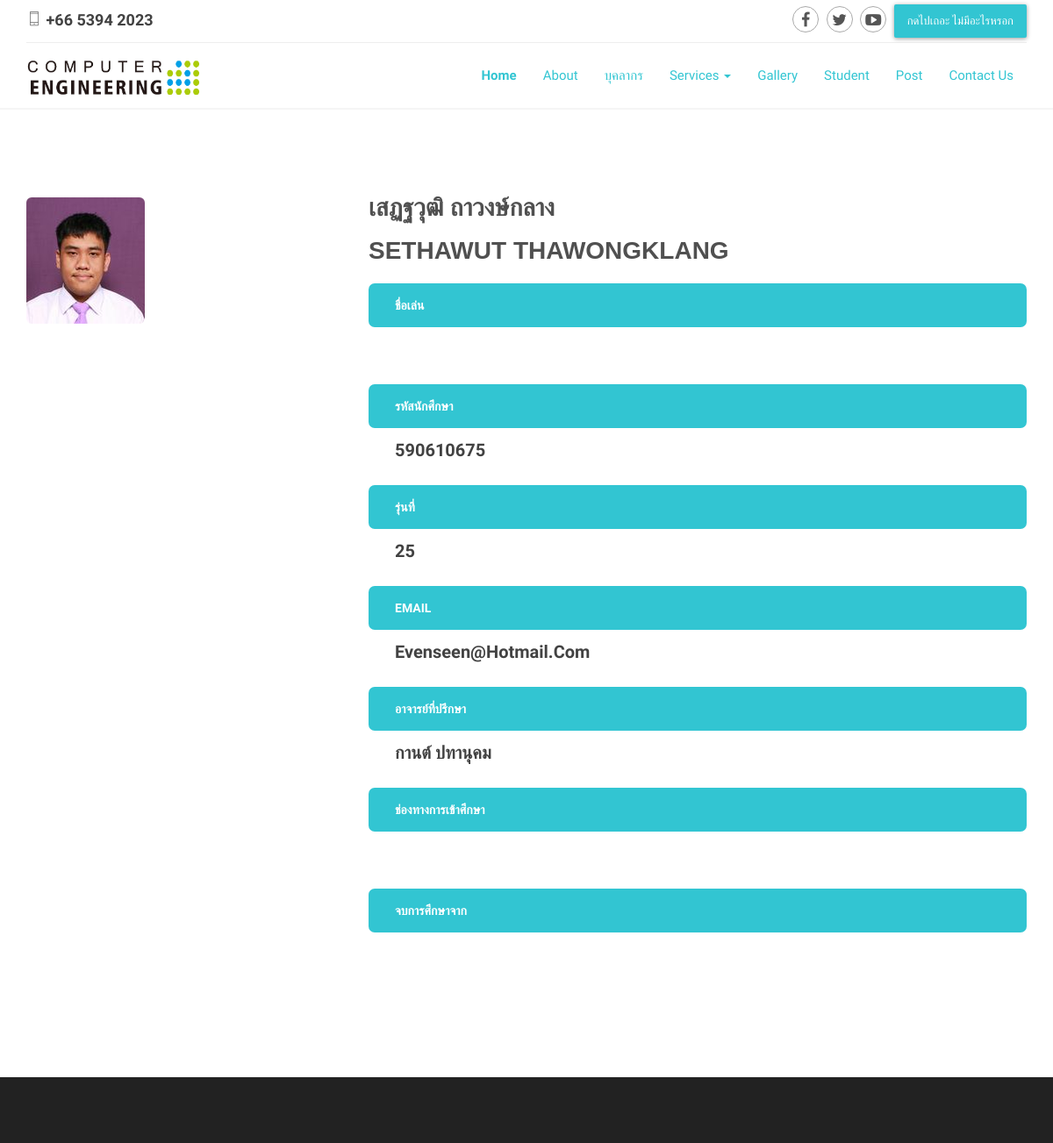
The page /studentProfile1.php?id=72 (upper part) on the database as committed earlier.
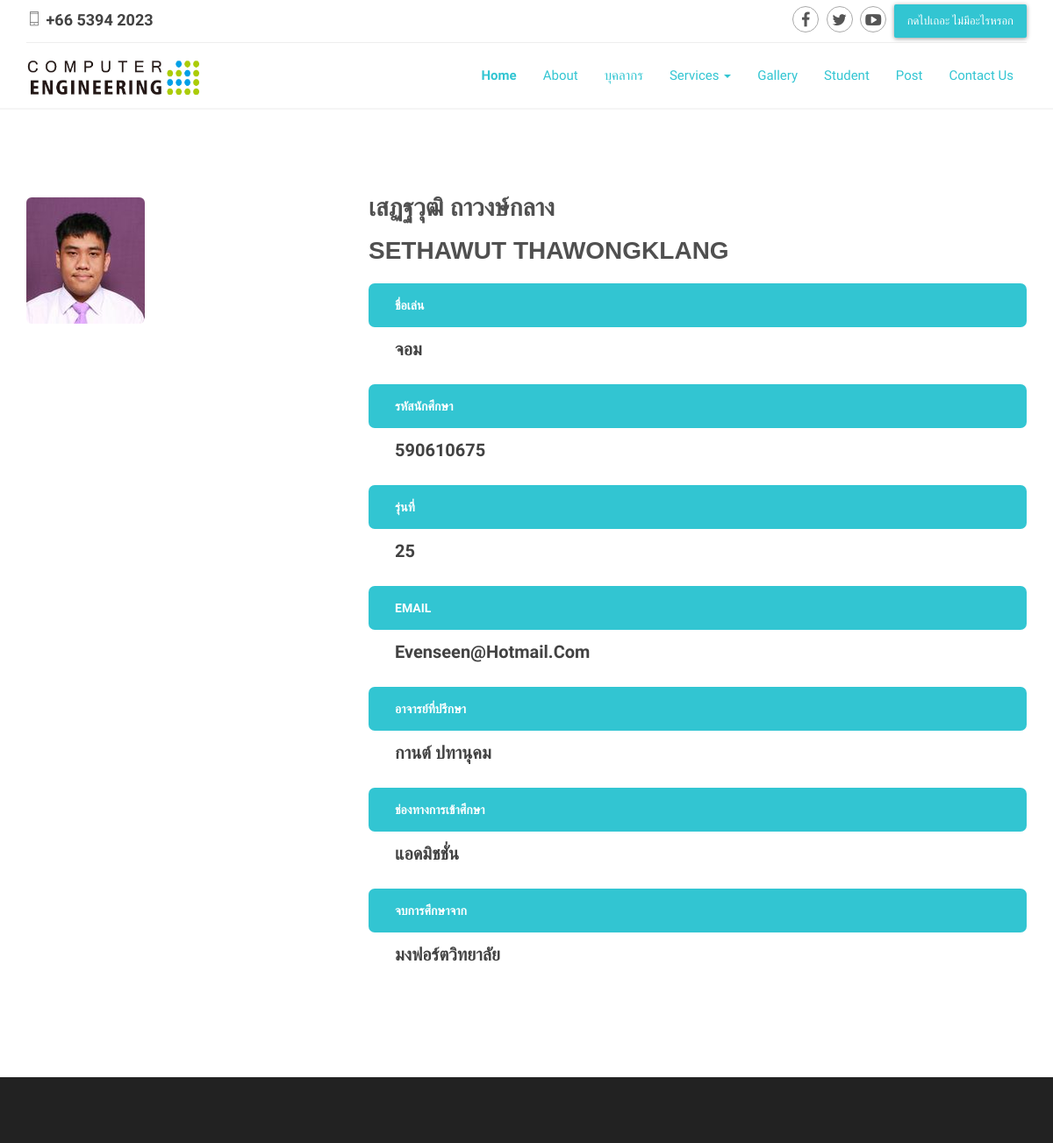
The same page on the database as committed later.
### tables this page shows
CREATE TABLE `student1` (
  `id` int(11) NOT NULL,
  `name_ENG` varchar(12) NOT NULL,
  `surname_ENG` varchar(19) NOT NULL,
  `name_TH` varchar(12) NOT NULL,
  `surname_TH` varchar(17) NOT NULL,
  `nick_name` varchar(8) NOT NULL,
  `student_ID` varchar(9) NOT NULL,
  `advisor` varchar(28) NOT NULL,
  `garduate` varchar(50) NOT NULL,
  `entrance` varchar(14) NOT NULL,
  `email` varchar(34) NOT NULL,
  `cpe_group` int(2) NOT NULL,
  `img` text NOT NULL
);

### studentProfile1.php (the view, shortened to what this page needs)
<?php require_once("header.php"); ?>
<?php
	$servername = "localhost";
	$username = "root";
	$password = "";
	$dbname = "database";
	$conn = new mysqli($servername, $username, $password,$dbname);
	mysqli_set_charset($conn, "utf8");
	$sql = "SELECT * FROM student1 where id='".$_GET["id"]."'";
	$result = $conn->query($sql);
	$row = $result->fetch_assoc()
?>
    <section class="mainContent full-width clearfix">
      <div class="container">
            <div class="row">
                  <div class="col-sm-4 col-xs-12">
                    <div class="StudentPhoto">
                      <img src="<?=$row["img"]?>" alt="img" class="img-rounded img-responsive">
                    </div>
                  </div>
                  <div class="col-sm-8 col-xs-12">
                    <div class="teachersInfo">
                          <h3><?=$row["name_TH"]?> <?=$row["surname_TH"]?></h3>
						  <h3><?=$row["name_ENG"]?> <?=$row["surname_ENG"]?></h3>
						  <div class="teachersProfession bg-color-8">ชื่อเล่น</div>
                          <div class="professionDetails"><?=$row["nick_name"]?></div>
                          <div class="teachersProfession bg-color-8">รหัสนักศึกษา</div>
                          <div class="professionDetails"><?=$row["student_ID"]?></div>
                          <div class="teachersProfession bg-color-8">รุ่นที่</div>
                          <div class="professionDetails"><?=$row["cpe_group"]?></div>
						  <div class="teachersProfession bg-color-8">email</div>
                          <div class="professionDetails"><?=$row["email"]?></div>
						  <div class="teachersProfession bg-color-8">อาจารย์ที่ปรึกษา</div>
                          <div class="professionDetails"><?=$row["advisor"]?></div>
						  <div class="teachersProfession bg-color-8">ช่องทางการเข้าศึกษา</div>
                          <div class="professionDetails"><?=$row["entrance"]?></div>
                          <div class="teachersProfession bg-color-8">จบการศึกษาจาก</div>
                          <div class="professionDetails"><?=$row["garduate"]?></div>
                    </div>
                  </div>
            </div>
      </div>
    </section>
<?php require_once("footer.php"); ?>

Rows that differ between the two databases and show on the page:
changed student1 "เสฏฐวุฒิ": nick_name (not shown) → "จอม"; entrance (not shown) → "แอดมิชชั่น"; garduate (not shown) → "มงฟอร์ตวิทยาลัย"
